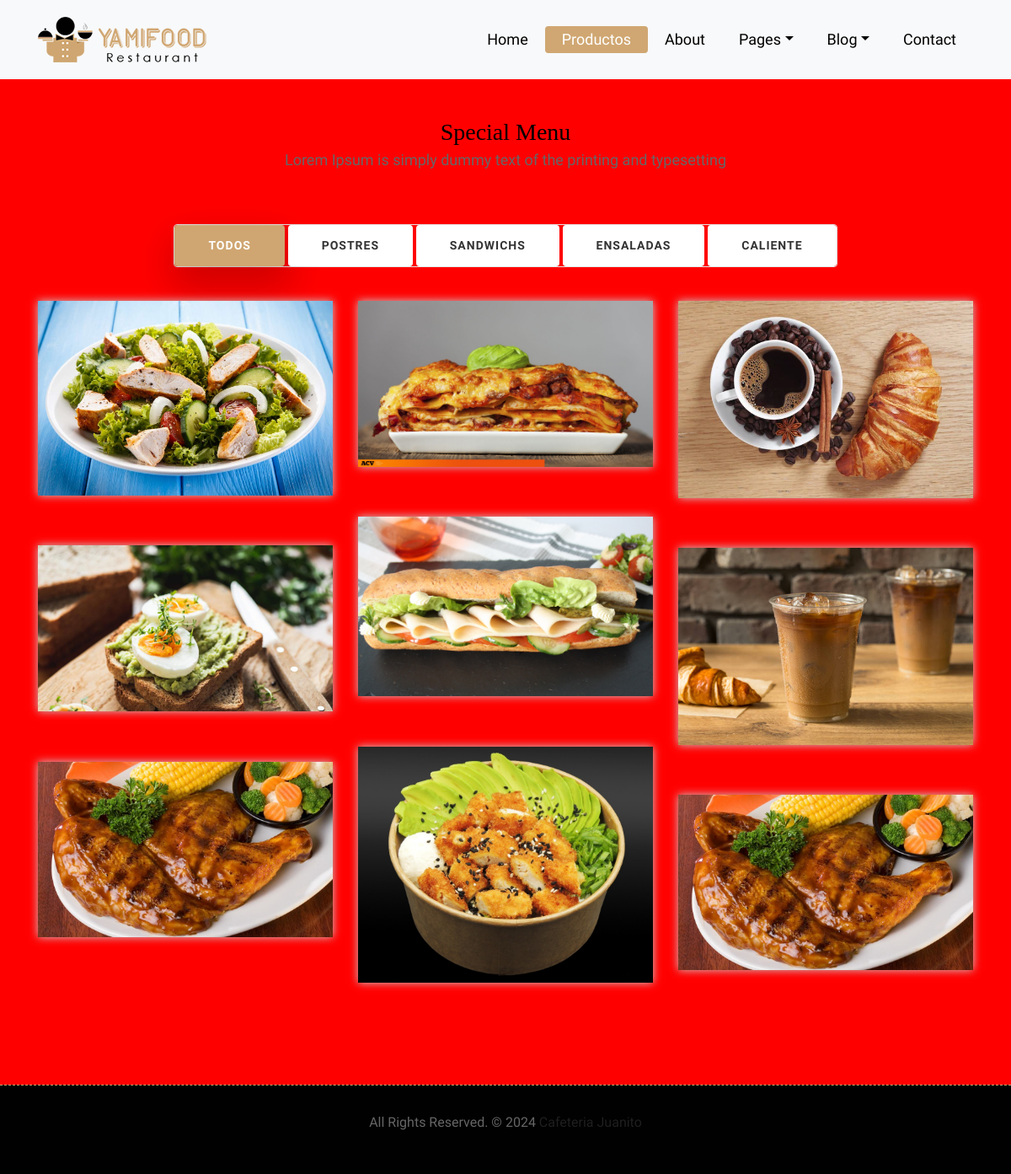
The app's page /coffe/productos/, older data.
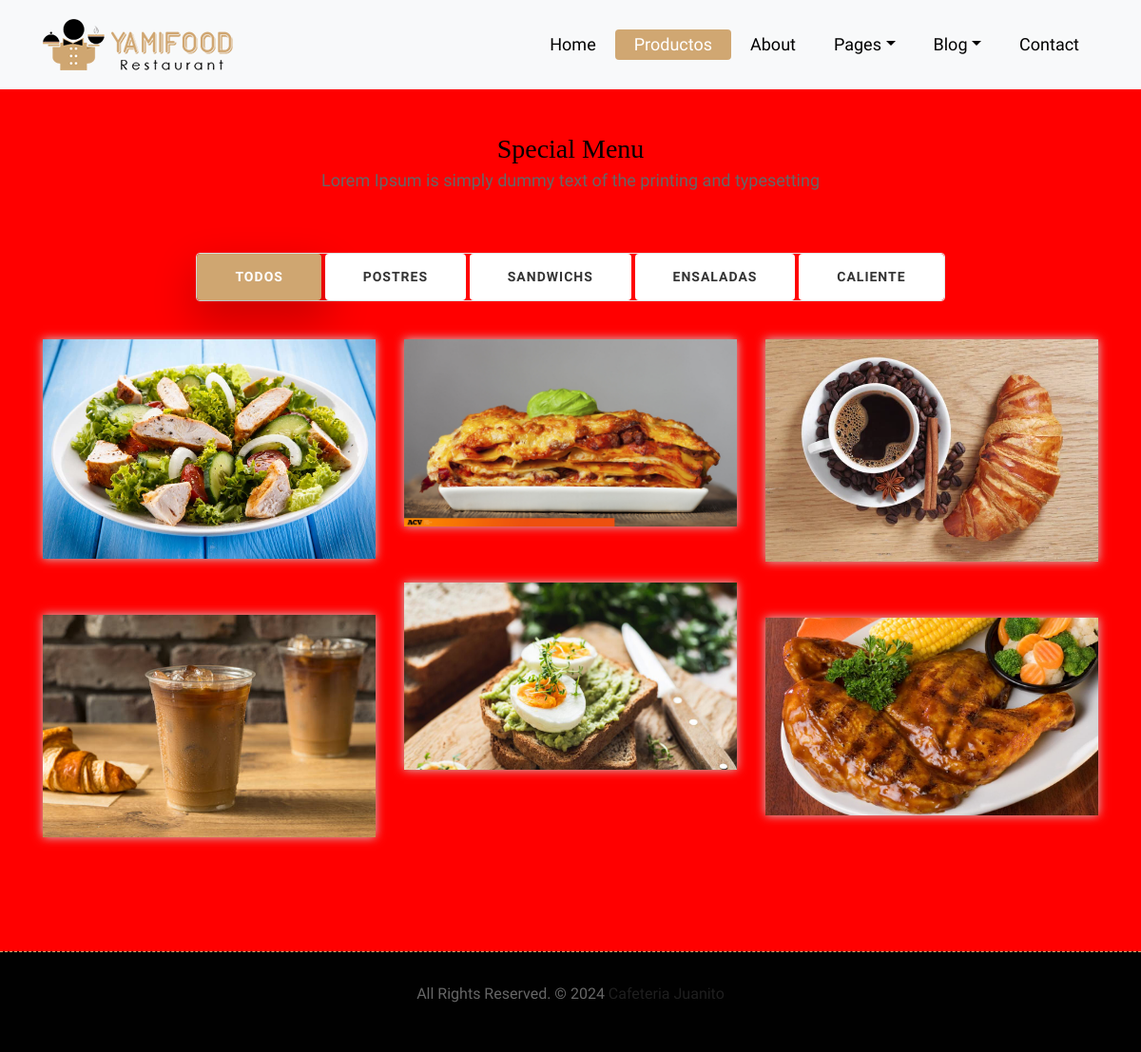
The same page, newer data.
### coffe/models.py (models this page shows, shortened)
class Producto(models.Model):
    id_producto=models.AutoField(db_column='idProd',primary_key=True)
    nombre=models.CharField(max_length=350)
    imagen=models.ImageField(upload_to='upload')
    descripcion=models.CharField(max_length=400)
    precio=models.IntegerField()
    fk_categoria=models.ForeignKey('Categoria',on_delete=models.CASCADE,db_column='idCate')

### coffe/views.py (the view)
# urls.py: path('productos/',views.producto,name='productos'),
def producto(request):
    productos=Producto.objects.all()
    return render(request,'coffe/productos.html',{
        'productos':productos
    })

### coffe/models.py (called while the page is built)
    def __str__(self):
        return str(self.nombre)

### coffe/templates/coffe/productos.html (shortened to what this page needs)
{%  extends 'coffe/index.html' %}
{% block home %} {% endblock%}
  {% block producto %} active{% endblock%}
  {% block about %} {% endblock%}
{% block content  %}
<div class="menu-box">
    <div class="container">
        <div class="row">
            <div class="col-lg-12">
                <div class="heading-title text-center">
                    <h2>Special Menu</h2>
                    <p>Lorem Ipsum is simply dummy text of the printing and typesetting</p>
                </div>
            </div>
        </div>
        <div class="row">
            <div class="col-lg-12">
                <div class="special-menu text-center">
                    <div class="button-group filter-button-group">
                        <button class="active" data-filter="*">Todos</button>
                        <button data-filter=".POSTRES">Postres</button>
                        <button data-filter=".SANDWICHS">Sandwichs</button>
                        <button data-filter=".ENSALADAS">ENSALADAS</button>
                        <button  data-filter=".CALIENTE">CALIENTE</button>
                    </div>
                </div>
            </div>
        </div>
        <div class="row special-list">
            {%  for producto in productos %}
            <div class="col-lg-4 col-md-6 special-grid {{producto.fk_categoria}}">
                <div class="gallery-single fix">
                    <img src="{{producto.imagen.url}}" width="450" height="200" class="img-fluid" alt="Image">
                </div>
            </div>
            {% endfor  %}
        </div>
    </div>
</div>
{% endblock  %}

Row changes from the older to the newer data that the page shows:
removed Producto: imagen (picture)
removed Producto: imagen (picture)
removed Producto: imagen (picture)
